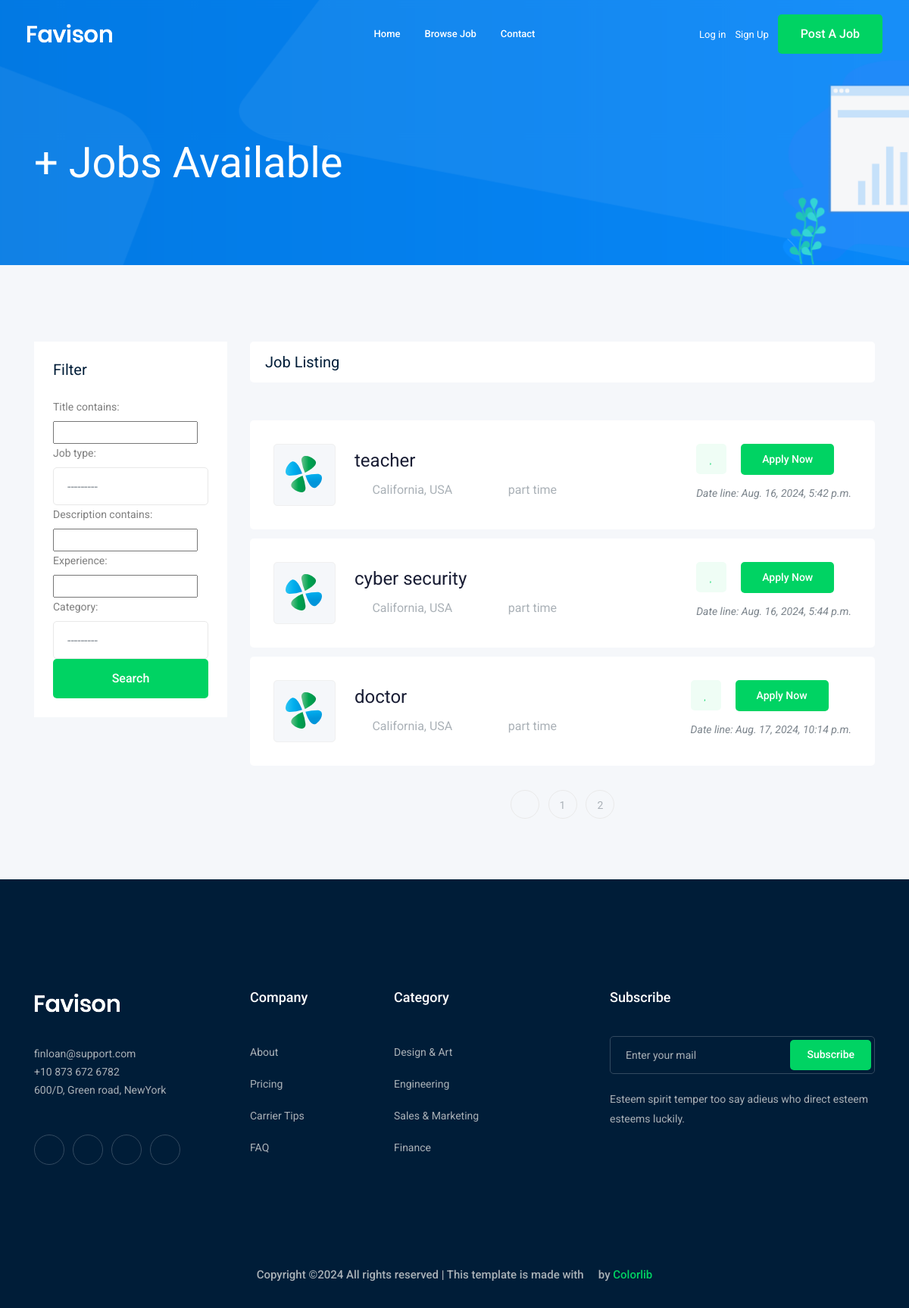
/jobs/?page=3, run on an earlier commit of the app's database.
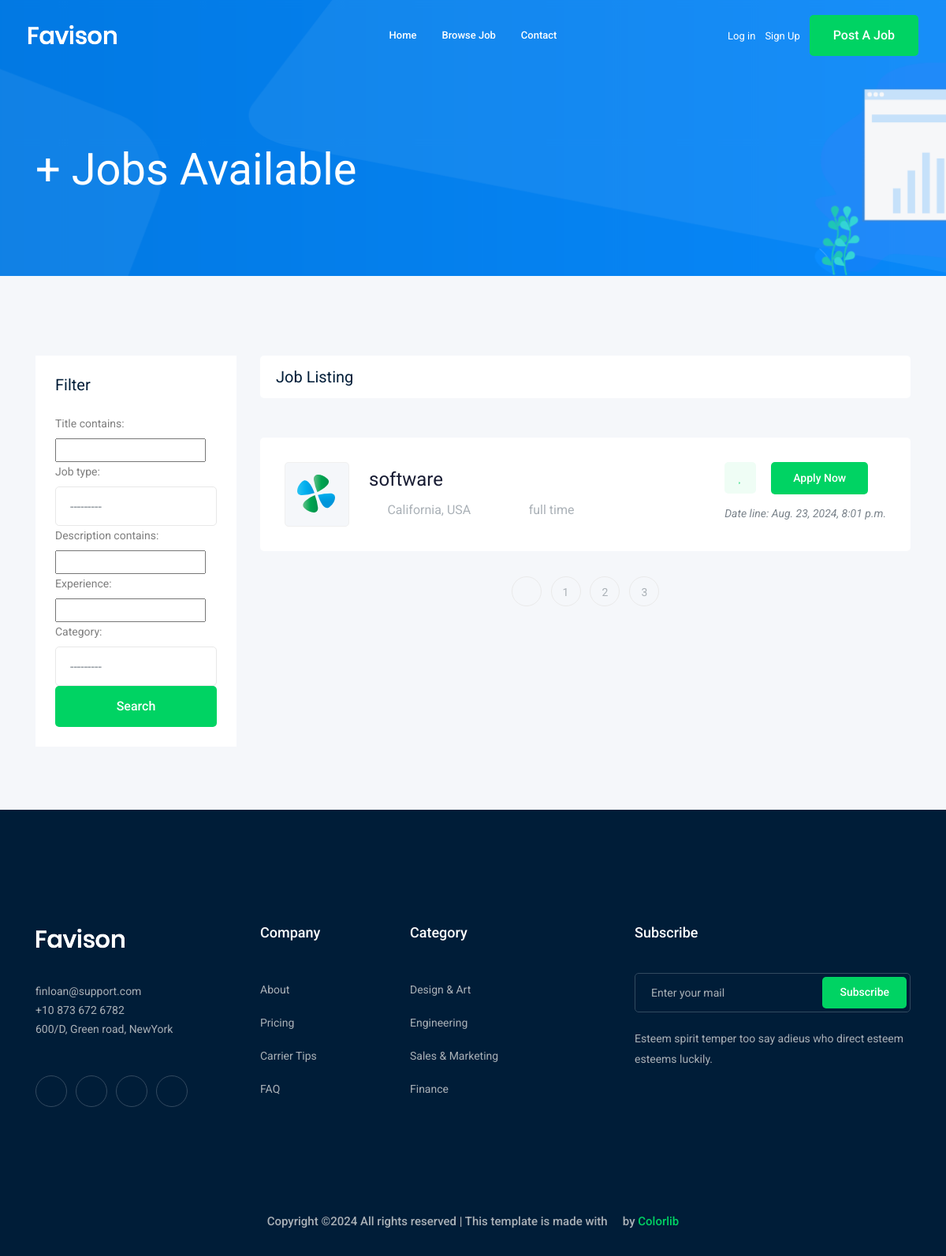
And on a later commit of the database.
### job/models.py (models this page shows, shortened)
class Job(models.Model):
    user=models.ForeignKey( User ,on_delete=models.CASCADE)
    title=models.CharField(max_length=100)
    job_type=models.CharField(max_length=20,choices=JOB_TYPE)
    description=models.TextField(max_length=1000)
    Published_at=models.DateTimeField(auto_now=True)
    Vacancy=models.IntegerField(default=1)
    Salary=models.IntegerField(default=0)
    experience=models.IntegerField(default=1)
    category=models.ForeignKey('Category',on_delete=models.CASCADE)
    image=models.ImageField(upload_to='jobphoto/%y/%m/%d')
    slug=models.SlugField(null=True,blank=True)
    def __str__(self):
        return self.title

### job/views.py (the view)
# urls.py: path('',views.job_list,name='job_list'),
def job_list(request):
    job_list=Job.objects.all()
    filter =JobFilter(request.GET, queryset=job_list)
    job_list=filter.qs
    paginator = Paginator(job_list, 3)
    page_number = request.GET.get("page")
    page_obj = paginator.get_page(page_number)
    context={'jobs':page_obj ,'filter':filter }
    return render(request,'job/job_list.html',context)

### job/models.py (called while the page is built)
    def __str__(self):
        return self.name

### templates/job/job_list.html (shortened to what this page needs)
{% extends 'base.html' %}
{% load bootstrap5form %}
{% block body %}
<div class="bradcam_area bradcam_bg_1">
    <div class="container">
        <div class="row">
            <div class="col-xl-12">
                <div class="bradcam_text">
                    <h3>{{jobs.count}}+ Jobs Available</h3>
                </div>
            </div>
        </div>
    </div>
</div>
<div class="job_listing_area plus_padding">
    <div class="container">
        <div class="row">
            <div class="col-lg-3">
                <div class="job_filter white-bg">
                    <div class="form_inner white-bg">
                        <h3>Filter</h3>
                        <form method="get">
                            {{ filter.form|bootstrap5form }}
                            <input type="submit" value="search" class="boxed-btn3 w-100">
                        </form>
                    </div>
                    </div>
                </div>
                <div class="col-lg-9">
                    <div class="recent_joblist_wrap">
                        <div class="recent_joblist white-bg ">
                            <div class="row align-items-center">
                                <div class="col-md-6">
                                    <h4>Job Listing</h4>
                                </div>
                                <div class="col-md-6">
                                </div>
                            </div>
                        </div>
                    </div>
                    <div class="job_lists  mx-0">
                        <div class="row">
                            {% for jobs in jobs %}
                            <div class="col-lg-12 col-md-12  mx-auto">
                                <div class="single_jobs white-bg d-flex justify-content-between">
                                    <div class="jobs_left d-flex align-items-center">
                                        <div class="thumb">
                                            <img src="img/svg_icon/1.svg" alt="">
                                        </div>
                                        <div class="jobs_conetent">
                                            <a href="{%url 'jobs:job_detail' jobs.slug%}">
                                                <h4>{{jobs}}</h4>
                                            </a>
                                            <div class="links_locat d-flex align-items-center">
                                                <div class="location">
                                                    <p> <i class="fa fa-map-marker"></i> California, USA</p>
                                                </div>
                                                <div class="location">
                                                    <p> <i class="fa fa-clock-o"></i> {{jobs.job_type}}</p>
                                                </div>
                                            </div>
                                        </div>
                                    </div>
                                    <div class="jobs_right">
                                        <div class="apply_now">
                                            <a class="heart_mark" href="#"> <i class="fa fa-heart"></i> </a>
                                            <a href="{%url 'jobs:job_detail' jobs.slug %}" class="boxed-btn3">Apply
                                                Now</a>
                                        </div>
                                        <div class="date">
                                            <p>Date line: {{jobs.Published_at}}</p>
                                        </div>
                                    </div>
                                </div>
                            </div>
                            {% endfor %}
                        </div>
                        {% if jobs.has_other_pages %}
                        <div class="row">
                            <div class="col-lg-12">
                                <div class="pagination_wrap">
                                    <ul>
                                        {% if jobs.has_previous %}
                                        <li><a href="?page={{jobs.previous_page_number}}"> <i class="ti-angle-left"></i>
                                            </a></li>
                                        {% endif %}
                                        {% for i in jobs.paginator.page_range %}
                                        <li><a href="?page={{i}}"><span>{{i}}</span></a></li>
                                        {% endfor %}
                                    </ul>
                                </div>
                            </div>
                        </div>
                        {% endif %}
                    </div>
                </div>
            </div>
        </div>
    </div>
    {% endblock body %}

### templates/base.html (shortened to what this page needs)
{% load static %}
<!doctype html>
<html class="no-js" lang="zxx">
<head>
    <link rel="stylesheet" href="{%static 'css/bootstrap.min.css' %}">
    <link rel="stylesheet" href="{%static 'css/owl.carousel.min.css' %}">
    <link rel="stylesheet" href="{%static 'css/magnific-popup.css' %}">
    <link rel="stylesheet" href="{%static 'css/font-awesome.min.css' %}">
    <link rel="stylesheet" href="{%static 'css/themify-icons.css' %}">
    <link rel="stylesheet" href="{%static 'css/nice-select.css' %}">
    <link rel="stylesheet" href="{%static 'css/flaticon.css' %}">
    <link rel="stylesheet" href="{%static 'css/jquery-ui.css' %}">
    <link rel="stylesheet" href="{%static 'css/gijgo.css' %}">
    <link rel="stylesheet" href="{%static 'css/animate.min.css' %}">
    <link rel="stylesheet" href="{%static 'css/slicknav.css' %}">
    <link rel="stylesheet" href="{%static 'css/style.css' %}">
</head>
<body>
    <header>
        <div class="header-area ">
            <div id="sticky-header" class="main-header-area">
                <div class="container-fluid ">
                    <div class="header_bottom_border">
                        <div class="row align-items-center">
                            <div class="col-xl-3 col-lg-2">
                                <div class="logo">
                                    <a href="index.html">
                                        <img src="img/logo.png" alt="">
                                    </a>
                                </div>
                            </div>
                            <div class="col-xl-6 col-lg-7">
                                <div class="main-menu  d-none d-lg-block">
                                    <nav>
                                        <ul id="navigation">
                                            <li><a href="{%url 'home'%}">home</a></li>
                                            <li><a href="{%url 'jobs:job_list'%}">Browse Job</a></li>
                                            <li><a href="{%url 'contact:contact'%}">Contact</a></li>
                                        </ul>
                                    </nav>
                                </div>
                            </div>
                            <div class="col-xl-3 col-lg-3 d-none d-lg-block">
                                <div class="Appointment">
                            {% if request.user.is_authenticated  %}
                                <div class="phone_num d-none d-xl-block">
                                    <a href="{%url 'accounts:profile'%}">profile</a>
                                </div>
                            {% else %}
                                <div class="phone_num d-none d-xl-block">
                                    <a href="{%url 'login'%}">Log in</a>
                                </div>
                            {% endif %}
                            {% if request.user.is_authenticated  %}
                                <div class="phone_num d-none d-xl-block">
                                </div>
                            {% else %}
                                <div class="phone_num d-none d-xl-block">
                                    <a href="{%url 'accounts:signup'%}">Sign Up</a>
                                 </div>
                            {% endif %}
                                    <div class="d-none d-lg-block">
                                        <a class="boxed-btn3" href="{%url 'jobs:add'%}">Post a Job</a>
                                    </div>
                                </div>
                            </div>
                            <div class="col-12">
                            </div>
                        </div>
                    </div>
                </div>
            </div>
        </div>
    </header>
{% block body %}
{% endblock body %}
    <footer class="footer">
        <div class="footer_top">
            <div class="container">
                <div class="row">
                    <div class="col-xl-3 col-md-6 col-lg-3">
                        <div class="footer_widget wow fadeInUp" data-wow-duration="1s" data-wow-delay=".3s">
                            <div class="footer_logo">
                                <a href="#">
                                    <img src="img/logo.png" alt="">
                                </a>
                            </div>
                            <p>
                                finloan@support.com <br>
                                +10 873 672 6782 <br>
                                600/D, Green road, NewYork
                            </p>
                            <div class="socail_links">
                                <ul>
                                    <li>
                                        <a href="#">
                                            <i class="ti-facebook"></i>
                                        </a>
                                    </li>
                                    <li>
                                        <a href="#">
                                            <i class="fa fa-google-plus"></i>
                                        </a>
                                    </li>
                                    <li>
                                        <a href="#">
                                            <i class="fa fa-twitter"></i>
                                        </a>
                                    </li>
                                    <li>
                                        <a href="#">
                                            <i class="fa fa-instagram"></i>
                                        </a>
                                    </li>
                                </ul>
                            </div>
                        </div>
                    </div>
                    <div class="col-xl-2 col-md-6 col-lg-2">
                        <div class="footer_widget wow fadeInUp" data-wow-duration="1.1s" data-wow-delay=".4s">
                            <h3 class="footer_title">
                                Company
                            </h3>
                            <ul>
                                <li><a href="#">About </a></li>
                                <li><a href="#"> Pricing</a></li>
                                <li><a href="#">Carrier Tips</a></li>
                                <li><a href="#">FAQ</a></li>
                            </ul>
                        </div>
                    </div>
                    <div class="col-xl-3 col-md-6 col-lg-3">
                        <div class="footer_widget wow fadeInUp" data-wow-duration="1.2s" data-wow-delay=".5s">
                            <h3 class="footer_title">
                                Category
                            </h3>
                            <ul>
                                <li><a href="#">Design & Art</a></li>
                                <li><a href="#">Engineering</a></li>
                                <li><a href="#">Sales & Marketing</a></li>
                                <li><a href="#">Finance</a></li>
                            </ul>
                        </div>
                    </div>
                    <div class="col-xl-4 col-md-6 col-lg-4">
                        <div class="footer_widget wow fadeInUp" data-wow-duration="1.3s" data-wow-delay=".6s">
                            <h3 class="footer_title">
                                Subscribe
                            </h3>
                            <form action="#" class="newsletter_form">
                                <input type="text" placeholder="Enter your mail">
                                <button type="submit">Subscribe</button>
                            </form>
                            <p class="newsletter_text">Esteem spirit temper too say adieus who direct esteem esteems
                                luckily.</p>
                        </div>
                    </div>
                </div>
            </div>
        </div>
        <div class="copy-right_text wow fadeInUp" data-wow-duration="1.4s" data-wow-delay=".3s">
            <div class="container">
                <div class="row">
                    <div class="col-xl-12">
                        <p class="copy_right text-center">
Copyright &copy;<script>document.write(new Date().getFullYear());</script> All rights reserved | This template is made with <i class="fa fa-heart-o" aria-hidden="true"></i> by <a href="https://colorlib.com" target="_blank">Colorlib</a>
                        </p>
                    </div>
                </div>
            </div>
        </div>
    </footer>
</body>
</html>

What changed in the data, as far as the page shows it:
no longer on this page (row unchanged): Job: title "teacher", job_type "part time", Published_at "Aug. 16, 2024, 5:42 p.m."
no longer on this page (row unchanged): Job: title "cyber security", job_type "part time", Published_at "Aug. 16, 2024, 5:44 p.m."
no longer on this page (row unchanged): Job: title "doctor", job_type "part time", Published_at "Aug. 17, 2024, 10:14 p.m."
added Job: title "software", job_type "full time", Published_at "Aug. 23, 2024, 8:01 p.m."
Also different on the page:
new list line: "3"
